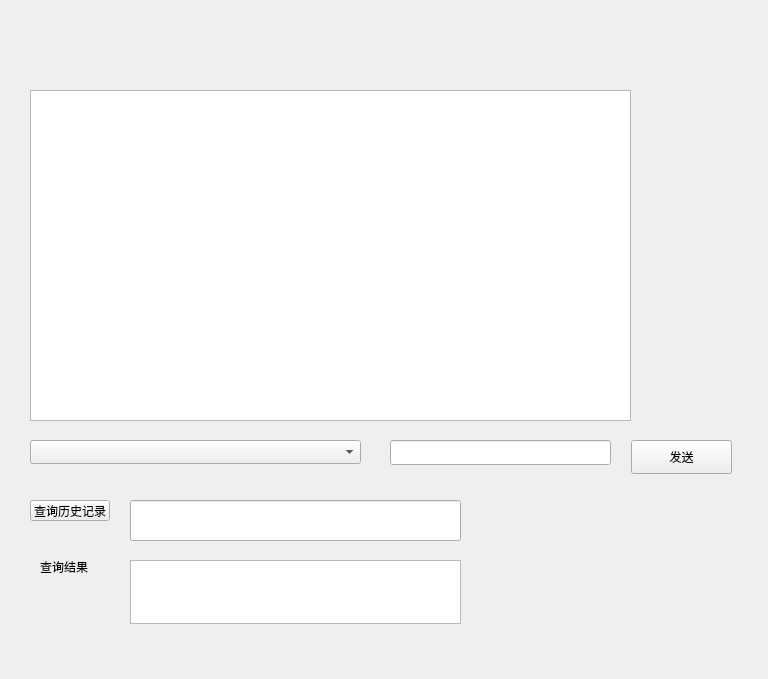
<?xml version="1.0" encoding="UTF-8"?>
<ui version="4.0">
 <class>Widget</class>
 <widget class="QWidget" name="Widget">
  <property name="geometry">
   <rect>
    <x>0</x>
    <y>0</y>
    <width>768</width>
    <height>679</height>
   </rect>
  </property>
  <property name="windowTitle">
   <string>Widget</string>
  </property>
  <widget class="QTextEdit" name="textEdit">
   <property name="geometry">
    <rect>
     <x>30</x>
     <y>90</y>
     <width>601</width>
     <height>331</height>
    </rect>
   </property>
  </widget>
  <widget class="QComboBox" name="comboBox">
   <property name="geometry">
    <rect>
     <x>30</x>
     <y>440</y>
     <width>331</width>
     <height>24</height>
    </rect>
   </property>
  </widget>
  <widget class="QLineEdit" name="lineEdit_2">
   <property name="geometry">
    <rect>
     <x>390</x>
     <y>440</y>
     <width>221</width>
     <height>25</height>
    </rect>
   </property>
  </widget>
  <widget class="QPushButton" name="btn_server">
   <property name="geometry">
    <rect>
     <x>631</x>
     <y>440</y>
     <width>101</width>
     <height>34</height>
    </rect>
   </property>
   <property name="text">
    <string>发送</string>
   </property>
  </widget>
  <widget class="QPushButton" name="btn_query">
   <property name="geometry">
    <rect>
     <x>30</x>
     <y>500</y>
     <width>80</width>
     <height>21</height>
    </rect>
   </property>
   <property name="text">
    <string>查询历史记录</string>
   </property>
  </widget>
  <widget class="QLineEdit" name="lineEdit_query">
   <property name="geometry">
    <rect>
     <x>130</x>
     <y>500</y>
     <width>331</width>
     <height>41</height>
    </rect>
   </property>
  </widget>
  <widget class="QLabel" name="label">
   <property name="geometry">
    <rect>
     <x>40</x>
     <y>560</y>
     <width>49</width>
     <height>14</height>
    </rect>
   </property>
   <property name="text">
    <string>查询结果</string>
   </property>
  </widget>
  <widget class="QTextEdit" name="textEdit_show">
   <property name="geometry">
    <rect>
     <x>130</x>
     <y>560</y>
     <width>331</width>
     <height>64</height>
    </rect>
   </property>
  </widget>
  <widget class="QLabel" name="room_number">
   <property name="geometry">
    <rect>
     <x>30</x>
     <y>40</y>
     <width>131</width>
     <height>41</height>
    </rect>
   </property>
   <property name="text">
    <string/>
   </property>
  </widget>
 </widget>
 <resources/>
 <connections/>
</ui>
